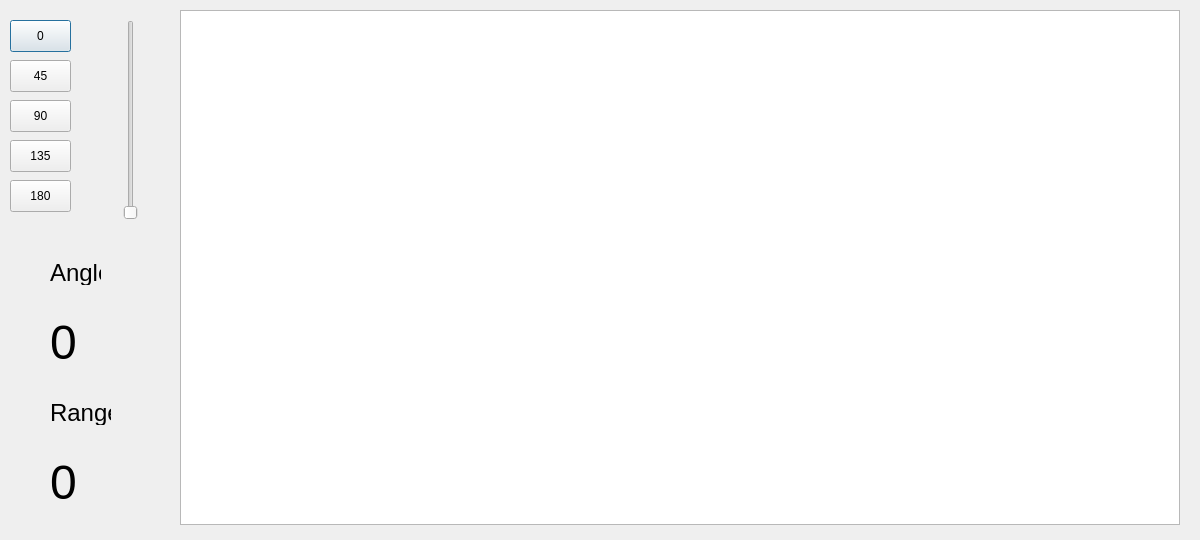
<?xml version="1.0" encoding="UTF-8"?>
<ui version="4.0">
 <class>Dialog</class>
 <widget class="QDialog" name="Dialog">
  <property name="geometry">
   <rect>
    <x>0</x>
    <y>0</y>
    <width>1200</width>
    <height>540</height>
   </rect>
  </property>
  <property name="maximumSize">
   <size>
    <width>1200</width>
    <height>540</height>
   </size>
  </property>
  <property name="windowTitle">
   <string>Radar</string>
  </property>
  <widget class="QLabel" name="label">
   <property name="geometry">
    <rect>
     <x>50</x>
     <y>260</y>
     <width>51</width>
     <height>25</height>
    </rect>
   </property>
   <property name="maximumSize">
    <size>
     <width>150</width>
     <height>25</height>
    </size>
   </property>
   <property name="font">
    <font>
     <family>Arial</family>
     <pointsize>18</pointsize>
    </font>
   </property>
   <property name="text">
    <string>Angle:</string>
   </property>
  </widget>
  <widget class="QLabel" name="angle">
   <property name="geometry">
    <rect>
     <x>50</x>
     <y>320</y>
     <width>71</width>
     <height>45</height>
    </rect>
   </property>
   <property name="maximumSize">
    <size>
     <width>150</width>
     <height>45</height>
    </size>
   </property>
   <property name="font">
    <font>
     <family>Arial</family>
     <pointsize>36</pointsize>
    </font>
   </property>
   <property name="autoFillBackground">
    <bool>false</bool>
   </property>
   <property name="text">
    <string>0</string>
   </property>
  </widget>
  <widget class="QLabel" name="label_2">
   <property name="geometry">
    <rect>
     <x>50</x>
     <y>400</y>
     <width>61</width>
     <height>25</height>
    </rect>
   </property>
   <property name="maximumSize">
    <size>
     <width>150</width>
     <height>25</height>
    </size>
   </property>
   <property name="font">
    <font>
     <family>Arial</family>
     <pointsize>18</pointsize>
    </font>
   </property>
   <property name="text">
    <string>Range</string>
   </property>
  </widget>
  <widget class="QLabel" name="range">
   <property name="geometry">
    <rect>
     <x>50</x>
     <y>460</y>
     <width>111</width>
     <height>45</height>
    </rect>
   </property>
   <property name="maximumSize">
    <size>
     <width>175</width>
     <height>45</height>
    </size>
   </property>
   <property name="font">
    <font>
     <family>Arial</family>
     <pointsize>36</pointsize>
    </font>
   </property>
   <property name="text">
    <string>0</string>
   </property>
  </widget>
  <widget class="QGraphicsView" name="graphicsView">
   <property name="geometry">
    <rect>
     <x>180</x>
     <y>10</y>
     <width>1000</width>
     <height>515</height>
    </rect>
   </property>
   <property name="maximumSize">
    <size>
     <width>1000</width>
     <height>515</height>
    </size>
   </property>
  </widget>
  <widget class="QPushButton" name="button0">
   <property name="geometry">
    <rect>
     <x>10</x>
     <y>20</y>
     <width>61</width>
     <height>32</height>
    </rect>
   </property>
   <property name="text">
    <string>0</string>
   </property>
  </widget>
  <widget class="QPushButton" name="button90">
   <property name="geometry">
    <rect>
     <x>10</x>
     <y>100</y>
     <width>61</width>
     <height>32</height>
    </rect>
   </property>
   <property name="text">
    <string>90</string>
   </property>
  </widget>
  <widget class="QPushButton" name="button180">
   <property name="geometry">
    <rect>
     <x>10</x>
     <y>180</y>
     <width>61</width>
     <height>32</height>
    </rect>
   </property>
   <property name="text">
    <string>180</string>
   </property>
  </widget>
  <widget class="QSlider" name="verticalSlider">
   <property name="geometry">
    <rect>
     <x>110</x>
     <y>20</y>
     <width>41</width>
     <height>200</height>
    </rect>
   </property>
   <property name="maximumSize">
    <size>
     <width>100</width>
     <height>200</height>
    </size>
   </property>
   <property name="maximum">
    <number>180</number>
   </property>
   <property name="orientation">
    <enum>Qt::Vertical</enum>
   </property>
  </widget>
  <widget class="QPushButton" name="button45">
   <property name="geometry">
    <rect>
     <x>10</x>
     <y>60</y>
     <width>61</width>
     <height>32</height>
    </rect>
   </property>
   <property name="text">
    <string>45</string>
   </property>
  </widget>
  <widget class="QPushButton" name="button135">
   <property name="geometry">
    <rect>
     <x>10</x>
     <y>140</y>
     <width>61</width>
     <height>32</height>
    </rect>
   </property>
   <property name="text">
    <string>135</string>
   </property>
  </widget>
 </widget>
 <resources/>
 <connections/>
</ui>
